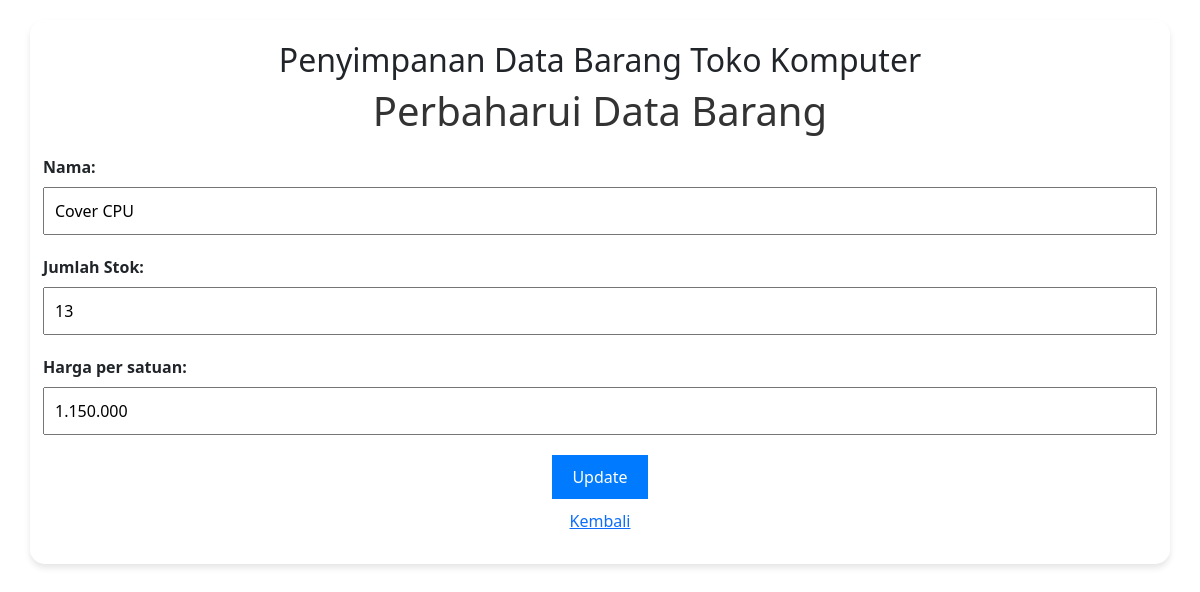
Page /update/3 on the committed database.
### app.py (models this page shows)
class Item(Base):
    __tablename__ = 'items'
    id = Column(Integer, primary_key=True)
    name = Column(String(100))
    stok = Column(Integer)
    harga = Column(Integer)

### app.py (the view, shortened to what this page needs)
@app.route('/update/<int:id>', methods=['GET', 'POST'])
def update(id):
    session = get_session()
    item = session.query(Item).filter_by(id=id).first()
    session.close()
    return render_template('update.html', item=item)

### app.py (called while the page is built)
def get_session():
    return Session()

### templates/update.html
{% extends "base.html" %}
{% block content %}
<h1>Perbaharui Data Barang</h1>
<form method="POST">
    <label for="name" class="form-label">Nama:</label>
    <input type="text" id="name" name="name" value="{{ item.name }}" required>
    <label for="stok" class="form-label">Jumlah Stok:</label>
    <input type="text" id="stok" name="stok" value="{{ item.stok }}" required>
    <label for="harga" class="form-label">Harga per satuan:</label>
    <input type="text" id="harga" name="harga" value="{{ item.harga }}" required>
    <button type="submit">Update</button>
</form>
<a href="{{ url_for('index') }}">Kembali</a>
{% endblock %}

### static/style.css (style rules this page uses)
body { font-family: Arial, sans-serif; background-color: #FFF5E1; margin: 0; padding: 0; }
h1 { color: #333; }
a { display: inline-block; margin: 10px 0; color: #007BFF; text-decoration: none; }
form { margin-top: 20px; }
label { display: block; margin-bottom: 5px; font-weight: bold; float: left; clear: left; }
input[type="text"] { padding: 10px; width: 100%; margin-bottom: 20px; }
button { padding: 10px 20px; background-color: #007BFF; color: #fff; border: none; cursor: pointer; }

### rows in the picture
Item: name "Cover CPU", stok "13", harga "1.150.000"
